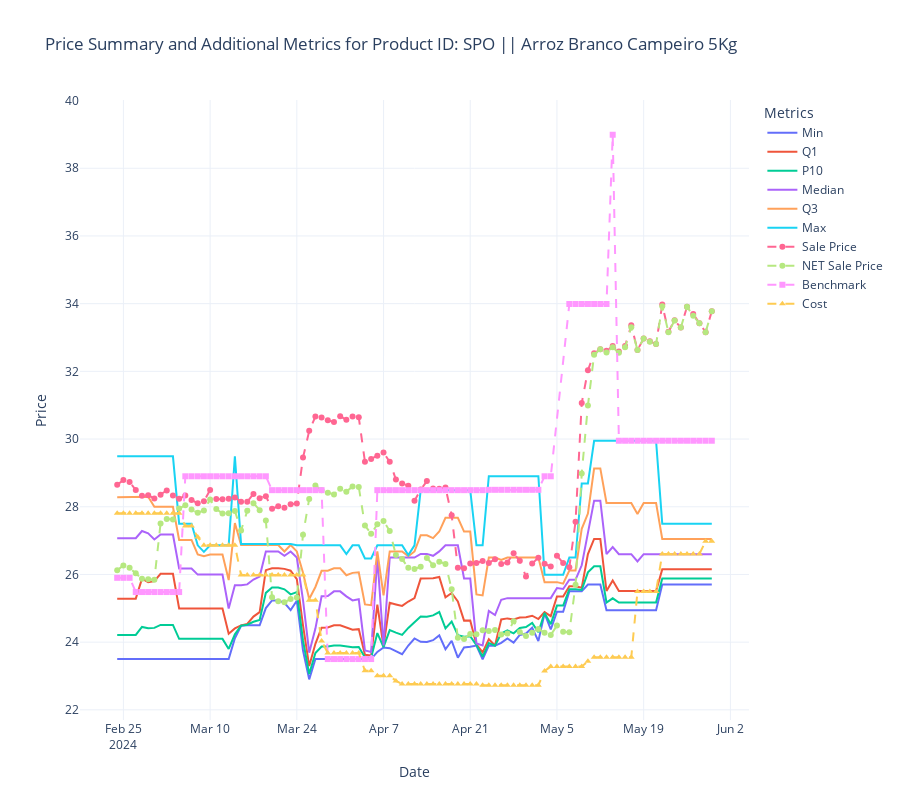

Source (notebook cell):
### Code cell
import pandas as pd
import plotly.express as px
import plotly.graph_objects as go
import numpy as np
import ipywidgets as widgets
from ipywidgets import interact

# Function to plot data for a single product with additional metrics
def plot_product_prices_with_complement(product_name):
    product_data = merged_df[merged_df['product_name'] == product_name]

    fig = go.Figure()

    # Plot the summary statistics
    fig.add_trace(go.Scatter(x=product_data['quotation_date'], y=product_data['min'], mode='lines', name='Min'))
    fig.add_trace(go.Scatter(x=product_data['quotation_date'], y=product_data['q1'], mode='lines', name='Q1'))
    fig.add_trace(go.Scatter(x=product_data['quotation_date'], y=product_data['p10'], mode='lines', name='P10'))
    fig.add_trace(go.Scatter(x=product_data['quotation_date'], y=product_data['median'], mode='lines', name='Median'))
    fig.add_trace(go.Scatter(x=product_data['quotation_date'], y=product_data['q3'], mode='lines', name='Q3'))
    fig.add_trace(go.Scatter(x=product_data['quotation_date'], y=product_data['max'], mode='lines', name='Max'))
    
    # Plot the additional values with connectgaps=True
    fig.add_trace(go.Scatter(x=product_data['quotation_date'], y=product_data['precio'], mode='markers+lines', name='Sale Price', line=dict(dash='dash'), marker=dict(symbol='circle'), connectgaps=True))
    fig.add_trace(go.Scatter(x=product_data['quotation_date'], y=product_data['precio_neto'], mode='markers+lines', name='NET Sale Price', line=dict(dash='dash'), marker=dict(symbol='circle'), connectgaps=True))
    fig.add_trace(go.Scatter(x=product_data['quotation_date'], y=product_data['bench'], mode='markers+lines', name='Benchmark', line=dict(dash='dash'), marker=dict(symbol='square'), connectgaps=True))
    fig.add_trace(go.Scatter(x=product_data['quotation_date'], y=product_data['costo'], mode='markers+lines', name='Cost', line=dict(dash='dash'), marker=dict(symbol='triangle-up'), connectgaps=True))

    fig.update_layout(
        title=f'Price Summary and Additional Metrics for Product ID: {product_name}',
        xaxis_title='Date',
        yaxis_title='Price',
        legend_title='Metrics',
        height=800,
        template='plotly_white'
    )

    fig.show()

# Get unique product IDs
product_names = pd.Series(merged_df.product_name.unique()).sort_values()

# Create dropdown widget
dropdown = widgets.Dropdown(options=product_names, description='Product Name:')

# Interact function to update plot based on dropdown selection
interact(plot_product_prices_with_complement, product_name=dropdown)
